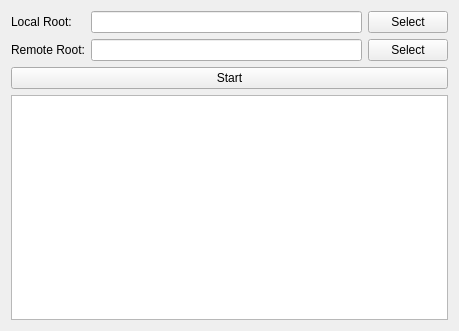
<?xml version="1.0" encoding="UTF-8"?>
<ui version="4.0">
 <class>fileSyncWidget</class>
 <widget class="QWidget" name="fileSyncWidget">
  <property name="geometry">
   <rect>
    <x>0</x>
    <y>0</y>
    <width>459</width>
    <height>331</height>
   </rect>
  </property>
  <property name="windowTitle">
   <string>Form</string>
  </property>
  <layout class="QVBoxLayout" name="verticalLayout_2">
   <item>
    <layout class="QVBoxLayout" name="verticalLayout">
     <item>
      <layout class="QGridLayout" name="gridLayout_2">
       <item row="1" column="2">
        <widget class="QPushButton" name="remoteRootPushButton">
         <property name="text">
          <string>Select</string>
         </property>
        </widget>
       </item>
       <item row="1" column="0">
        <widget class="QLabel" name="label_2">
         <property name="text">
          <string>Remote Root:</string>
         </property>
        </widget>
       </item>
       <item row="1" column="1">
        <widget class="QLineEdit" name="remoteRootLineEdit"/>
       </item>
       <item row="0" column="0">
        <widget class="QLabel" name="label">
         <property name="text">
          <string>Local Root:</string>
         </property>
        </widget>
       </item>
       <item row="0" column="1">
        <widget class="QLineEdit" name="localRootLineEdit"/>
       </item>
       <item row="0" column="2">
        <widget class="QPushButton" name="localRootPushButton">
         <property name="text">
          <string>Select</string>
         </property>
        </widget>
       </item>
      </layout>
     </item>
     <item>
      <widget class="QPushButton" name="startPushButton">
       <property name="text">
        <string>Start</string>
       </property>
      </widget>
     </item>
     <item>
      <widget class="QTextBrowser" name="textBrowser"/>
     </item>
    </layout>
   </item>
  </layout>
 </widget>
 <resources/>
 <connections/>
</ui>
